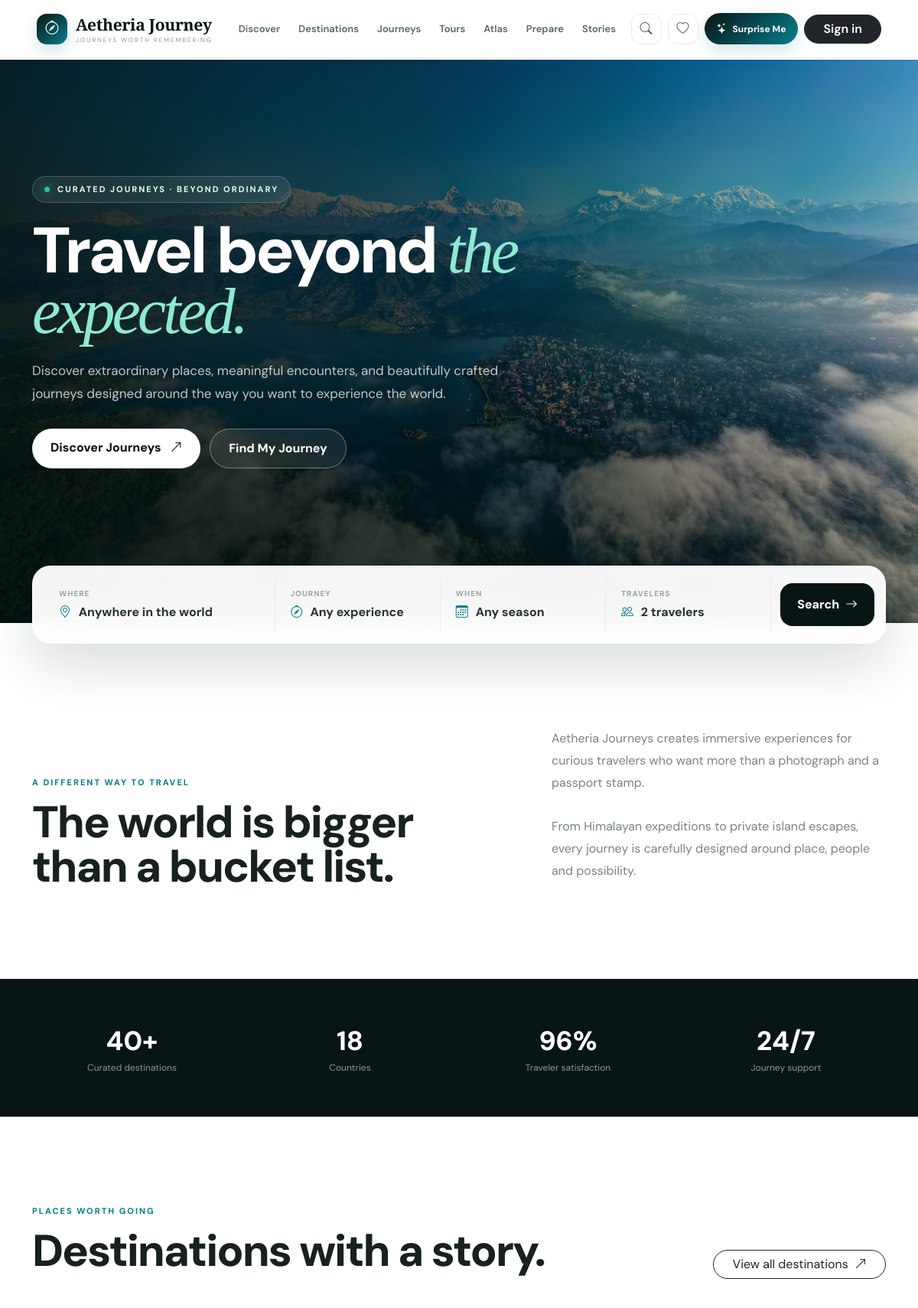
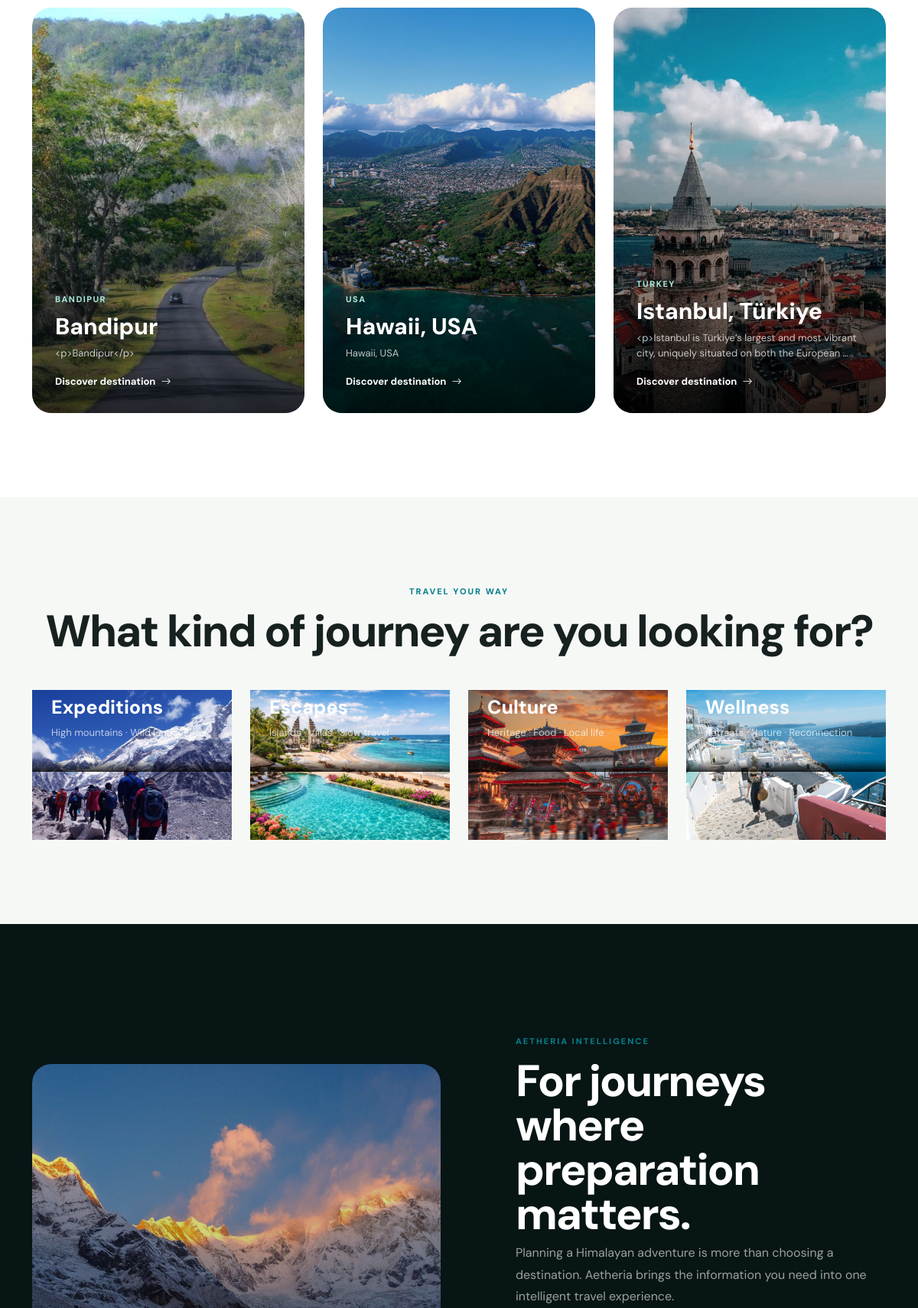
The page / (upper part) on the database its author committed (2 pictures, top to bottom).
### adminpage/models.py (models this page shows, shortened)
class Destination(models.Model):
    name = models.CharField(max_length=100)
    description = CKEditor5Field("Description", config_name="default")
    category = models.ForeignKey(Category, on_delete=models.CASCADE)
    created_at = models.DateTimeField(auto_now_add=True)
    location = models.CharField(max_length=150)
    image = models.FileField(upload_to="destination/")
    best_time_to_visit = models.CharField(max_length=200)
    latitude = models.DecimalField(max_digits=9, decimal_places=6, blank=True, null=True)
    longitude = models.DecimalField(max_digits=9, decimal_places=6, blank=True, null=True)

### userpage/views.py (the view)
# urls.py: path('',index, name='index'),
def index(request):
    destinations = Destination.objects.all()
    packages = Package.objects.all()
    context = {
        "destinations": destinations,
        "packages": packages,
    }
    return render(request, "userpage/index.html", context)

### userpage/templates/userpage/index.html (shortened to what this page needs)
{% extends "userpage/base.html" %}
{% load static %}
{% block content %}
<section class="aether-hero">
    <div class="hero-overlay"></div>
    <div class="container">
        <div class="hero-content">
            <span class="hero-eyebrow">
                <span></span>
                Curated journeys · Beyond ordinary
            </span>
            <h1 class="hero-title">
                Travel beyond
                <em>the expected.</em>
            </h1>
            <p class="hero-description">
                Discover extraordinary places, meaningful encounters,
                and beautifully crafted journeys designed around
                the way you want to experience the world.
            </p>
            <div class="hero-actions">
                <a
                    href="{% url 'package' %}"
                    class="hero-primary"
                >
                    Discover Journeys
                    <i class="bi bi-arrow-up-right ms-2"></i>
                </a>
                <a
                    href="#journey-finder"
                    class="hero-secondary"
                >
                    Find My Journey
                </a>
            </div>
        </div>
    </div>
    <div class="hero-scroll">
    </div>
</section>
<div
    class="journey-finder-wrap"
    id="journey-finder"
>
    <div class="container">
        <div class="journey-finder">
            <div class="finder-grid">
                <div class="finder-item">
                    <span class="finder-label">
                        Where
                    </span>
                    <div class="finder-value">
                        <i class="bi bi-geo-alt"></i>
                        Anywhere in the world
                    </div>
                </div>
                <div class="finder-item">
                    <span class="finder-label">
                        Journey
                    </span>
                    <div class="finder-value">
                        <i class="bi bi-compass"></i>
                        Any experience
                    </div>
                </div>
                <div class="finder-item">
                    <span class="finder-label">
                        When
                    </span>
                    <div class="finder-value">
                        <i class="bi bi-calendar3"></i>
                        Any season
                    </div>
                </div>
                <div class="finder-item">
                    <span class="finder-label">
                        Travelers
                    </span>
                    <div class="finder-value">
                        <i class="bi bi-people"></i>
                        2 travelers
                    </div>
                </div>
                <a
                    href="{% url 'package' %}"
                    class="finder-btn"
                >
                    Search
                    <i class="bi bi-arrow-right ms-1"></i>
                </a>
            </div>
        </div>
    </div>
</div>
<section class="section">
    <div class="container">
        <div class="row align-items-end g-5">
            <div class="col-lg-6">
                <span class="section-eyebrow">
                    A different way to travel
                </span>
                <h2 class="section-title">
                    The world is bigger
                    than a bucket list.
                </h2>
            </div>
            <div class="col-lg-5 ms-auto">
                <p class="section-description">
                    Aetheria Journeys creates immersive experiences
                    for curious travelers who want more than a
                    photograph and a passport stamp.
                    <br><br>
                    From Himalayan expeditions to private island escapes,
                    every journey is carefully designed around place,
                    people and possibility.
                </p>
            </div>
        </div>
    </div>
</section>
<section class="stats-section">
    <div class="container">
        <div class="row text-center">
            <div class="col-6 col-md-3">
                <div class="stat-box">
                    <div class="stat-number">
                        40+
                    </div>
                    <div class="stat-label">
                        Curated destinations
                    </div>
                </div>
            </div>
            <div class="col-6 col-md-3">
                <div class="stat-box">
                    <div class="stat-number">
                        18
                    </div>
                    <div class="stat-label">
                        Countries
                    </div>
                </div>
            </div>
            <div class="col-6 col-md-3">
                <div class="stat-box">
                    <div class="stat-number">
                        96%
                    </div>
                    <div class="stat-label">
                        Traveler satisfaction
                    </div>
                </div>
            </div>
            <div class="col-6 col-md-3">
                <div class="stat-box">
                    <div class="stat-number">
                        24/7
                    </div>
                    <div class="stat-label">
                        Journey support
                    </div>
                </div>
            </div>
        </div>
    </div>
</section>
<section class="section">
    <div class="container">
        <div class="row align-items-end mb-5">
            <div class="col-md-8">
                <span class="section-eyebrow">
                    Places worth going
                </span>
                <h2 class="section-title">
                    Destinations with a story.
                </h2>
            </div>
            <div class="col-md-4 text-md-end">
                <a
                    href="{% url 'destination' %}"
                    class="btn btn-outline-dark rounded-pill px-4"
                >
                    View all destinations
                    <i class="bi bi-arrow-up-right ms-1"></i>
                </a>
            </div>
        </div>
        <div class="row g-4">
            {% for destination in destinations|slice:":3" %}
            <div class="col-lg-4">
                <div class="destination-card">
                    {% if destination.image %}
                        <img
                            src="{{ destination.image.url }}"
                            alt="{{ destination.name }}"
                        >
                    {% else %}
                        <img
                            src="{% static 'images/default-destination.jpg' %}"
                            alt="{{ destination.name }}"
                        >
                    {% endif %}
                    <div class="destination-info">
                        <span class="destination-location">
                            {{ destination.location|default:"Extraordinary destination" }}
                        </span>
                        <h3>
                            {{ destination.name }}
                        </h3>
                        <p>
                            {{ destination.description|truncatewords:14 }}
                        </p>
                        <a
                            href="{% url 'destination_detail' destination.id %}"
                            class="destination-link"
                        >
                            Discover destination
                            <i class="bi bi-arrow-right ms-1"></i>
                        </a>
                    </div>
                </div>
            </div>
            {% endfor %}
        </div>
    </div>
</section>
<section class="section journey-section">
    <div class="container">
        <div class="text-center mb-5">
            <span class="section-eyebrow">
                Travel your way
            </span>
            <h2 class="section-title">
                What kind of journey
                are you looking for?
            </h2>
        </div>
        <div class="row g-4">
            <div class="col-md-6 col-lg-3">
                <a href="{% url 'package' %}" class="journey-type">
                    <img
                        src="{% static 'images/trekking.jpg' %}"
                        alt="Expedition"
                    >
                    <div class="journey-type-content">
                        <h4>
                            Expeditions
                        </h4>
                        <p>
                            High mountains · Wild landscapes
                        </p>
                    </div>
                </a>
            </div>
            <div class="col-md-6 col-lg-3">
                <a href="{% url 'package' %}" class="journey-type">
                    <img
                        src="{% static 'images/beach.jpg' %}"
                        alt="Island Escape"
                    >
                    <div class="journey-type-content">
                        <h4>
                            Escapes
                        </h4>
                        <p>
                            Islands · Villas · Slow travel
                        </p>
                    </div>
                </a>
            </div>
            <div class="col-md-6 col-lg-3">
                <a href="{% url 'package' %}" class="journey-type">
                    <img
                        src="{% static 'images/culture.jpg' %}"
                        alt="Culture"
                    >
                    <div class="journey-type-content">
                        <h4>
                            Culture
                        </h4>
                        <p>
                            Heritage · Food · Local life
                        </p>
                    </div>
                </a>
            </div>
            <div class="col-md-6 col-lg-3">
                <a href="{% url 'package' %}" class="journey-type">
                    <img
                        src="{% static 'images/wellness.jpg' %}"
                        alt="Wellness"
                    >
                    <div class="journey-type-content">
                        <h4>
                            Wellness
                        </h4>
                        <p>
                            Retreats · Nature · Reconnection
                        </p>
                    </div>
                </a>
            </div>
        </div>
    </div>
</section>
<section class="section intelligence">
    <div class="container">
        <div class="row align-items-center g-5">
            <div class="col-lg-6">
                <div class="intelligence-image"></div>
            </div>
            <div class="col-lg-6">
                <div class="intelligence-content">
                    <span class="section-eyebrow">
                        Aetheria Intelligence
                    </span>
                    <h2 class="section-title">
                        For journeys where
                        preparation matters.
                    </h2>
                    <p class="section-description">
                        Planning a Himalayan adventure is more than
                        choosing a destination. Aetheria brings the
                        information you need into one intelligent
                        travel experience.
                    </p>
                </div>
            </div>
        </div>
    </div>
</section>
{% endblock %}

### userpage/templates/userpage/base.html (style rules this page uses)
:root { --aether-dark: #092825; --aether-dark-2: #0d3430; --aether-teal: #087f8c; --aether-mint: #00a896; --aether-cream: #f7f6f1; --aether-white: #ffffff; --aether-text: #17211f; --aether-muted: #788581; --aether-border: #e7ece9; --aether-radius: 18px; --aether-shadow: 0 15px 45px rgba(15, 45, 40, .08); --transition: all .28s cubic-bezier(.4, 0, .2, 1); }
* { box-sizing: border-box; }
html { scroll-behavior: smooth; }
body { margin: 0; background: #ffffff; color: var(--aether-text); font-family: "DM Sans", sans-serif; overflow-x: hidden; }
a { text-decoration: none; }

### rows shown on the page
Destination: image (picture), location "BANDIPUR", name "Bandipur", description "<p>Bandipur</p>"
Destination: image (picture), location "USA", name "Hawaii, USA", description "Hawaii, USA"
Destination: image (picture), location "TURKEY", name "Istanbul, Türkiye", description "<p>Istanbul is Türkiye’s largest and most vibrant city, uniquely situated on both the European …"
